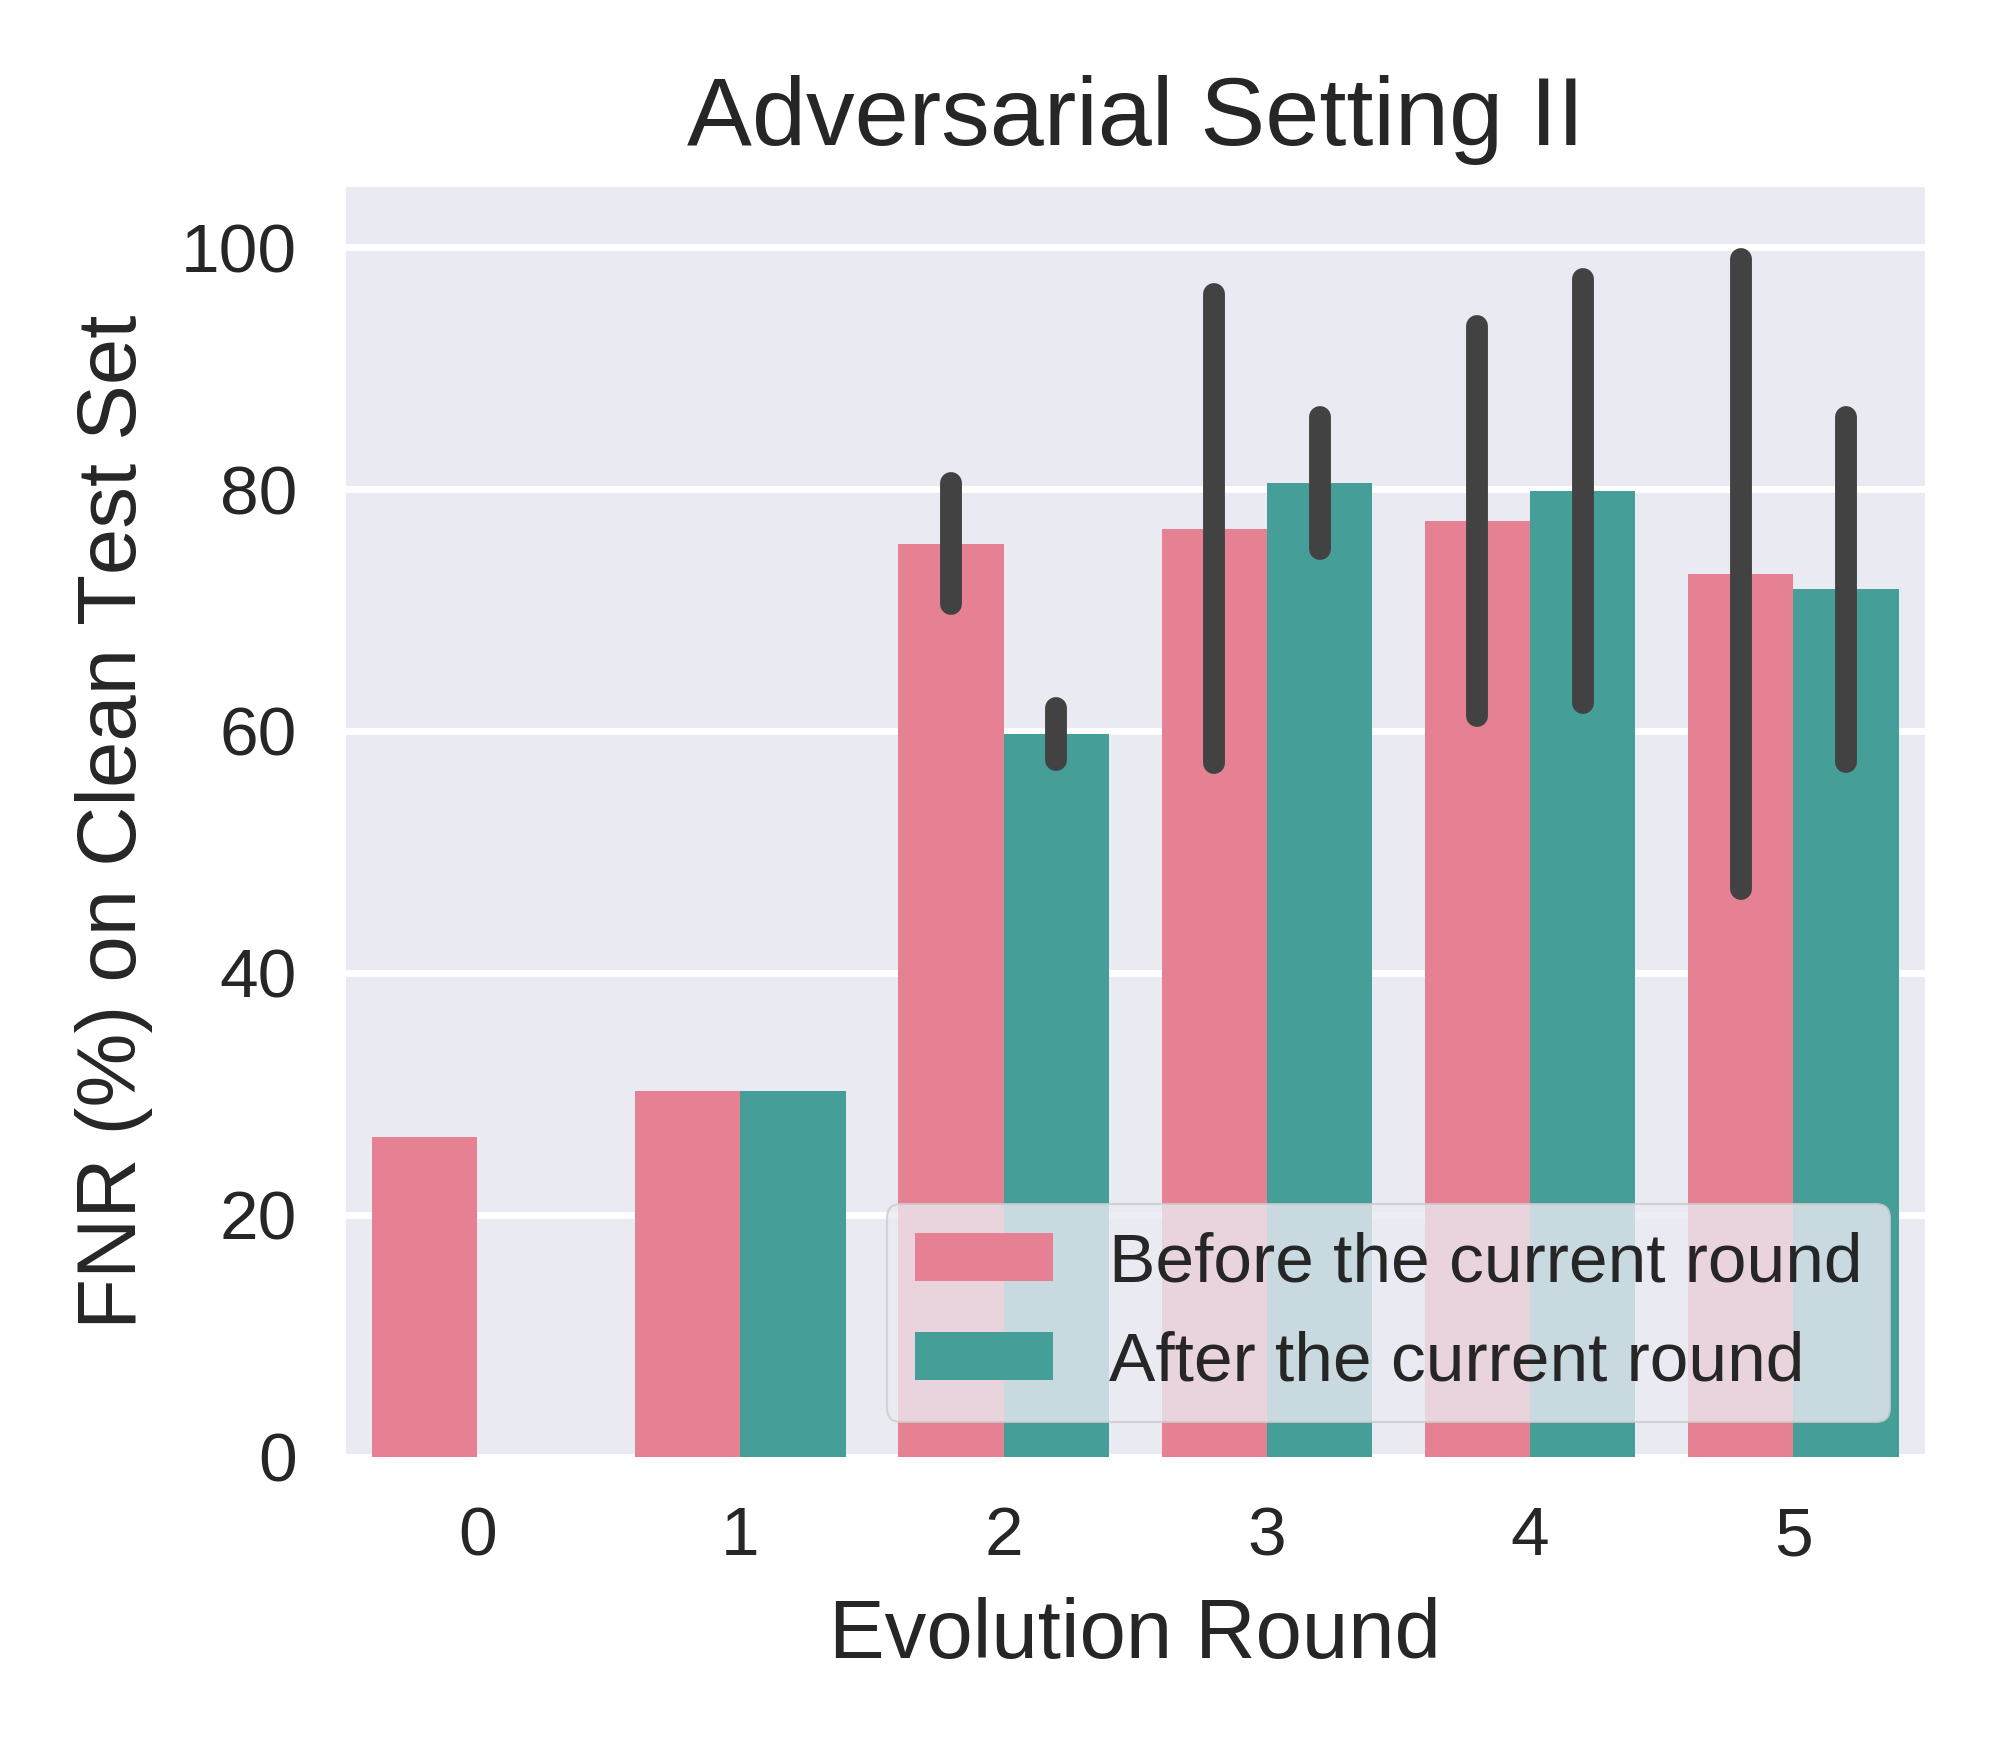

The script that saved this image:
import matplotlib.pyplot as plt
import pandas as pd
import seaborn as sns

advset2_rounds05_preevolved_FNR_on_cle_file = pd.read_csv('test_FNrate_on_former_set_list_advset2_round5_seed012.csv')
advset2_rounds05_preevolved_FNR_on_cle_df = pd.DataFrame(advset2_rounds05_preevolved_FNR_on_cle_file)

advset2_rounds05_preevolved_FNR_on_cle_seed_0_df = advset2_rounds05_preevolved_FNR_on_cle_df.drop(columns=['seed1','seed2'])  
advset2_rounds05_preevolved_FNR_on_cle_seed_0_df.rename(columns={'seed0': 'FNR'}, inplace=True)

advset2_rounds05_preevolved_FNR_on_cle_seed_1_df = advset2_rounds05_preevolved_FNR_on_cle_df.drop(columns=['seed0','seed2'])  
advset2_rounds05_preevolved_FNR_on_cle_seed_1_df.rename(columns={'seed1': 'FNR'}, inplace=True)

advset2_rounds05_preevolved_FNR_on_cle_seed_2_df = advset2_rounds05_preevolved_FNR_on_cle_df.drop(columns=['seed0','seed1'])  
advset2_rounds05_preevolved_FNR_on_cle_seed_2_df.rename(columns={'seed2': 'FNR'}, inplace=True)

print("advset2_rounds05_preevolved_FNR_on_cle_df:\n",advset2_rounds05_preevolved_FNR_on_cle_df)  
print("advset2_rounds05_preevolved_FNR_on_cle_seed_0_df:\n",advset2_rounds05_preevolved_FNR_on_cle_seed_0_df)  
print("advset2_rounds05_preevolved_FNR_on_cle_seed_1_df:\n",advset2_rounds05_preevolved_FNR_on_cle_seed_1_df)  
print("advset2_rounds05_preevolved_FNR_on_cle_seed_2_df:\n",advset2_rounds05_preevolved_FNR_on_cle_seed_2_df)  



advset2_rounds05_preevolved_FNR_on_cle_merge_df = pd.concat([advset2_rounds05_preevolved_FNR_on_cle_seed_0_df, advset2_rounds05_preevolved_FNR_on_cle_seed_1_df, advset2_rounds05_preevolved_FNR_on_cle_seed_2_df])
# advset2_rounds05_preevolved_FNR_on_cle_merge_df = pd.concat([advset2_rounds05_preevolved_FNR_on_cle_df, advset2_rounds05_preevolved_FNR_on_cle_df, advset2_rounds05_preevolved_FNR_on_cle_df])

print("advset2_rounds05_preevolved_FNR_on_cle_merge_df:\n",advset2_rounds05_preevolved_FNR_on_cle_merge_df)  

advset2_rounds05_preevolved_FNR_on_cle_merge_df = advset2_rounds05_preevolved_FNR_on_cle_merge_df.reset_index(drop=True)

print("advset2_rounds05_preevolved_FNR_on_cle_merge_df:\n",advset2_rounds05_preevolved_FNR_on_cle_merge_df)  

# advset2_rounds05_preevolved_FNR_on_cle_merge_df.rename()

# advset2_rounds051020_TP_on_advmal_df.rename(columns={'TP': 'Value'}, inplace=True)
advset2_rounds05_preevolved_FNR_on_cle_merge_df['evolution_label']='Before the current round'    




# sns.set_theme(style="darkgrid")
plt.style.use('seaborn') 
# plt.style.use('default') 
# plt.style.use('seaborn-deep') 

# plt.figure(figsize=(4, 3.5), dpi=500)
_, ax = plt.subplots(nrows=1, ncols=1, figsize=(4, 3.5), tight_layout=True, dpi=500) #dpi=100 分辨率


# sns_plot=sns.lineplot(data=advset2_rounds05_preevolved_FNR_on_cle_merge_df, x='round', y='FNR', color='b')
sns_plot=sns.barplot(data=advset2_rounds05_preevolved_FNR_on_cle_merge_df, x='round', y='FNR', color='b')

ax.set_xlabel('Evolution Round', fontsize=12)
ax.set_ylabel('FNR (%) on Clean Test Set', fontsize=12)
ax.set_title('Adversarial Setting II', fontsize=14); 
plt.ylim(-5, 105)
# plt.legend(title=None)
# plt.legend(loc='center left', bbox_to_anchor=(1, 0.5))


savepath = f'/home/huan1932/ARIoTEDef/drawfigure/advset2/round05/FNR-on-cle'
# savename = f'line-shadow-figure-advset2-round05-FNR-on-adv-seed012'
savename = f'bar-error-figure-advset2-round05-preevolved_FNR-on-cle-seed012'

plt.savefig(fname=f'{savepath}/{savename}.png',dpi=500)
plt.close   














#==========================================================
advset2_rounds05_evolved_FNR_on_cle_file = pd.read_csv('test_FNrate_on_later_set_list_advset2_round5_seed012.csv')
advset2_rounds05_evolved_FNR_on_cle_df = pd.DataFrame(advset2_rounds05_evolved_FNR_on_cle_file)


# 删除最后一行
advset2_rounds05_evolved_FNR_on_cle_df = advset2_rounds05_evolved_FNR_on_cle_df.drop(advset2_rounds05_evolved_FNR_on_cle_df.index[-1])
# x从round1开始显示
advset2_rounds05_evolved_FNR_on_cle_df['round'] = advset2_rounds05_evolved_FNR_on_cle_df['round'] + 1



advset2_rounds05_evolved_FNR_on_cle_seed_0_df = advset2_rounds05_evolved_FNR_on_cle_df.drop(columns=['seed1','seed2'])  
advset2_rounds05_evolved_FNR_on_cle_seed_0_df.rename(columns={'seed0': 'FNR'}, inplace=True)

advset2_rounds05_evolved_FNR_on_cle_seed_1_df = advset2_rounds05_evolved_FNR_on_cle_df.drop(columns=['seed0','seed2'])  
advset2_rounds05_evolved_FNR_on_cle_seed_1_df.rename(columns={'seed1': 'FNR'}, inplace=True)

advset2_rounds05_evolved_FNR_on_cle_seed_2_df = advset2_rounds05_evolved_FNR_on_cle_df.drop(columns=['seed0','seed1'])  
advset2_rounds05_evolved_FNR_on_cle_seed_2_df.rename(columns={'seed2': 'FNR'}, inplace=True)

print("advset2_rounds05_evolved_FNR_on_cle_df:\n",advset2_rounds05_evolved_FNR_on_cle_df)  
print("advset2_rounds05_evolved_FNR_on_cle_seed_0_df:\n",advset2_rounds05_evolved_FNR_on_cle_seed_0_df)  
print("advset2_rounds05_evolved_FNR_on_cle_seed_1_df:\n",advset2_rounds05_evolved_FNR_on_cle_seed_1_df)  
print("advset2_rounds05_evolved_FNR_on_cle_seed_2_df:\n",advset2_rounds05_evolved_FNR_on_cle_seed_2_df)  



advset2_rounds05_evolved_FNR_on_cle_merge_df = pd.concat([advset2_rounds05_evolved_FNR_on_cle_seed_0_df, advset2_rounds05_evolved_FNR_on_cle_seed_1_df, advset2_rounds05_evolved_FNR_on_cle_seed_2_df])
# advset2_rounds05_evolved_FNR_on_cle_merge_df = pd.concat([advset2_rounds05_evolved_FNR_on_cle_df, advset2_rounds05_evolved_FNR_on_cle_df, advset2_rounds05_evolved_FNR_on_cle_df])

print("advset2_rounds05_evolved_FNR_on_cle_merge_df:\n",advset2_rounds05_evolved_FNR_on_cle_merge_df)  

advset2_rounds05_evolved_FNR_on_cle_merge_df = advset2_rounds05_evolved_FNR_on_cle_merge_df.reset_index(drop=True)

print("advset2_rounds05_evolved_FNR_on_cle_merge_df:\n",advset2_rounds05_evolved_FNR_on_cle_merge_df)  

advset2_rounds05_evolved_FNR_on_cle_merge_df['evolution_label']='After the current round'    




# sns.set_theme(style="darkgrid")
plt.style.use('seaborn') 
# plt.style.use('default') 
# plt.style.use('seaborn-deep') 

# plt.figure(figsize=(4, 3.5), dpi=500)
_, ax = plt.subplots(nrows=1, ncols=1, figsize=(4, 3.5), tight_layout=True, dpi=500) #dpi=100 分辨率


# sns_plot=sns.lineplot(data=advset2_rounds05_evolved_FNR_on_cle_merge_df, x='round', y='FNR', color='b')

sns_plot=sns.barplot(data=advset2_rounds05_evolved_FNR_on_cle_merge_df, x='round', y='FNR', color='b')

ax.set_xlabel('Evolution Round', fontsize=12)
ax.set_ylabel('FNR (%) on Clean Test Set', fontsize=12)
ax.set_title('Adversarial Setting II', fontsize=14); 
plt.ylim(-5, 105)
# plt.xlim(1, 105)

savepath = f'/home/huan1932/ARIoTEDef/drawfigure/advset2/round05/FNR-on-cle'
# savename = f'line-shadow-figure-advset2-round05-FNR-on-adv-seed012'
savename = f'bar-error-figure-advset2-round05-evolved_FNR-on-cle-seed012'

plt.savefig(fname=f'{savepath}/{savename}.png',dpi=500)
plt.close   


#======================================================


















advset2_rounds05_FNR_on_cle_merge_df = pd.concat([advset2_rounds05_preevolved_FNR_on_cle_merge_df,advset2_rounds05_evolved_FNR_on_cle_merge_df])





plt.style.use('seaborn') 
_, ax = plt.subplots(nrows=1, ncols=1, figsize=(4, 3.5), tight_layout=True, dpi=500)

sns_plot=sns.barplot(data=advset2_rounds05_FNR_on_cle_merge_df, x='round', y='FNR', hue="evolution_label", palette="husl",errorbar="sd")

ax.set_xlabel('Evolution Round', fontsize=12)
ax.set_ylabel('FNR (%) on Clean Test Set', fontsize=12)
ax.set_title('Adversarial Setting II', fontsize=14); 
plt.ylim(0, 105)
plt.legend(title=None)
# plt.legend(loc='center left', bbox_to_anchor=(1, 0.5))
plt.legend(loc='lower right',frameon=True)
# plt.legend(loc='upper center', bbox_to_anchor=(0.5, -0.2))


savepath = f'/home/huan1932/ARIoTEDef/drawfigure/advset2/round05/FNR-on-cle'
savename = f'bar-error-figure-advset2-round05-FNR-on-cle-seed012'

plt.savefig(fname=f'{savepath}/{savename}.png',dpi=500)
plt.close   